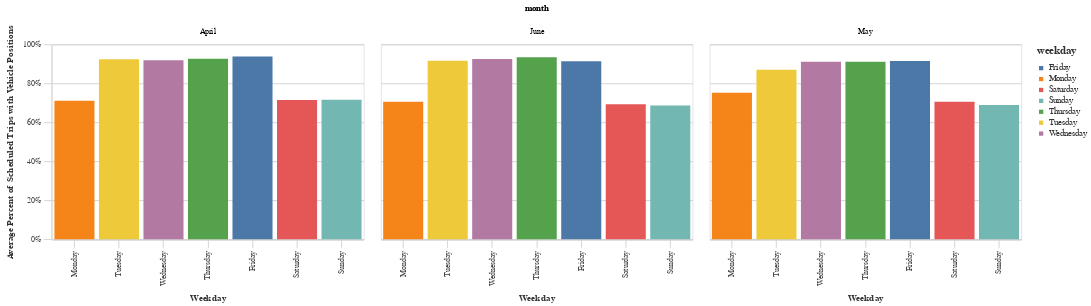

The notebook cell saved with this chart:
### Code cell
bar = alt.Chart(week_month).mark_bar().encode(
    x=alt.X('weekday', title=utils.labeling('weekday'), sort=cats_day),
    y=alt.Y('avg_pct_w_vp:Q', title=utils.labeling('avg_pct_w_vp'), axis=alt.Axis(format='%')),
    color="weekday",
    column="month")
chart = styleguide.preset_chart_config(bar)
chart

### Figure 1 — Vega-Lite specification as saved in the notebook (floating-point values rounded to 4 significant figures)
{"config": {"view": {"continuousWidth": 400, "continuousHeight": 300}, "axis": {"domainColor": "#cbcbcb", "grid": true, "gridColor": "#cbcbcb", "gridWidth": 1, "labelColor": "#474747", "labelFont": "Nunito Sans", "labelFontSize": 10, "labelPadding": 4, "tickColor": "#cbcbcb", "tickSize": 10, "titleColor": "#333", "titleFont": "Raleway", "titleFontSize": 12, "titlePadding": 10}, "axisBand": {"grid": false}, "background": "white", "font": "Raleway", "header": {"labelFont": "Nunito Sans", "titleFont": "Raleway"}, "legend": {"labelColor": "#333", "labelFont": "Nunito Sans", "labelFontSize": 11, "labelLimit": 0, "padding": 1, "symbolSize": 30, "symbolType": "square", "titleColor": "#333", "titleFont": "Raleway", "titleFontSize": 14, "titlePadding": 10}, "title": {"anchor": "middle", "font": "Raleway", "fontSize": 18, "fontWeight": 300, "offset": 20}}, "data": {"name": "data-fbdf55316b1a7130d88163c4729db594"}, "mark": "bar", "encoding": {"color": {"field": "weekday", "type": "nominal"}, "column": {"field": "month", "type": "nominal"}, "x": {"field": "weekday", "sort": ["Monday", "Tuesday", "Wednesday", "Thursday", "Friday", "Saturday", "Sunday"], "title": "Weekday", "type": "nominal"}, "y": {"axis": {"format": "%"}, "field": "avg_pct_w_vp", "title": "Average Percent of Scheduled Trips with Vehicle Positions", "type": "quantitative"}}, "height": 250, "width": 400, "$schema": "https://vega.github.io/schema/vega-lite/v4.17.0.json", "datasets": {"data-fbdf55316b1a7130d88163c4729db594": [{"month": "April", "weekday": "Friday", "avg_pct_w_vp": 0.9373}, {"month": "April", "weekday": "Monday", "avg_pct_w_vp": 0.7109}, {"month": "April", "weekday": "Saturday", "avg_pct_w_vp": 0.7143}, {"month": "April", "weekday": "Sunday", "avg_pct_w_vp": 0.7154}, {"month": "April", "weekday": "Thursday", "avg_pct_w_vp": 0.9263}, {"month": "April", "weekday": "Tuesday", "avg_pct_w_vp": 0.9237}, {"month": "April", "weekday": "Wednesday", "avg_pct_w_vp": 0.919}, {"month": "June", "weekday": "Friday", "avg_pct_w_vp": 0.914}, {"month": "June", "weekday": "Monday", "avg_pct_w_vp": 0.7057}, {"month": "June", "weekday": "Saturday", "avg_pct_w_vp": 0.6928}, {"month": "June", "weekday": "Sunday", "avg_pct_w_vp": 0.6857}, {"month": "June", "weekday": "Thursday", "avg_pct_w_vp": 0.9342}, {"month": "June", "weekday": "Tuesday", "avg_pct_w_vp": 0.9156}, {"month": "June", "weekday": "Wednesday", "avg_pct_w_vp": 0.9253}, {"month": "May", "weekday": "Friday", "avg_pct_w_vp": 0.9145}, {"month": "May", "weekday": "Monday", "avg_pct_w_vp": 0.7522}, {"month": "May", "weekday": "Saturday", "avg_pct_w_vp": 0.7058}, {"month": "May", "weekday": "Sunday", "avg_pct_w_vp": 0.6895}, {"month": "May", "weekday": "Thursday", "avg_pct_w_vp": 0.9107}, {"month": "May", "weekday": "Tuesday", "avg_pct_w_vp": 0.8697}, {"month": "May", "weekday": "Wednesday", "avg_pct_w_vp": 0.911}]}}
